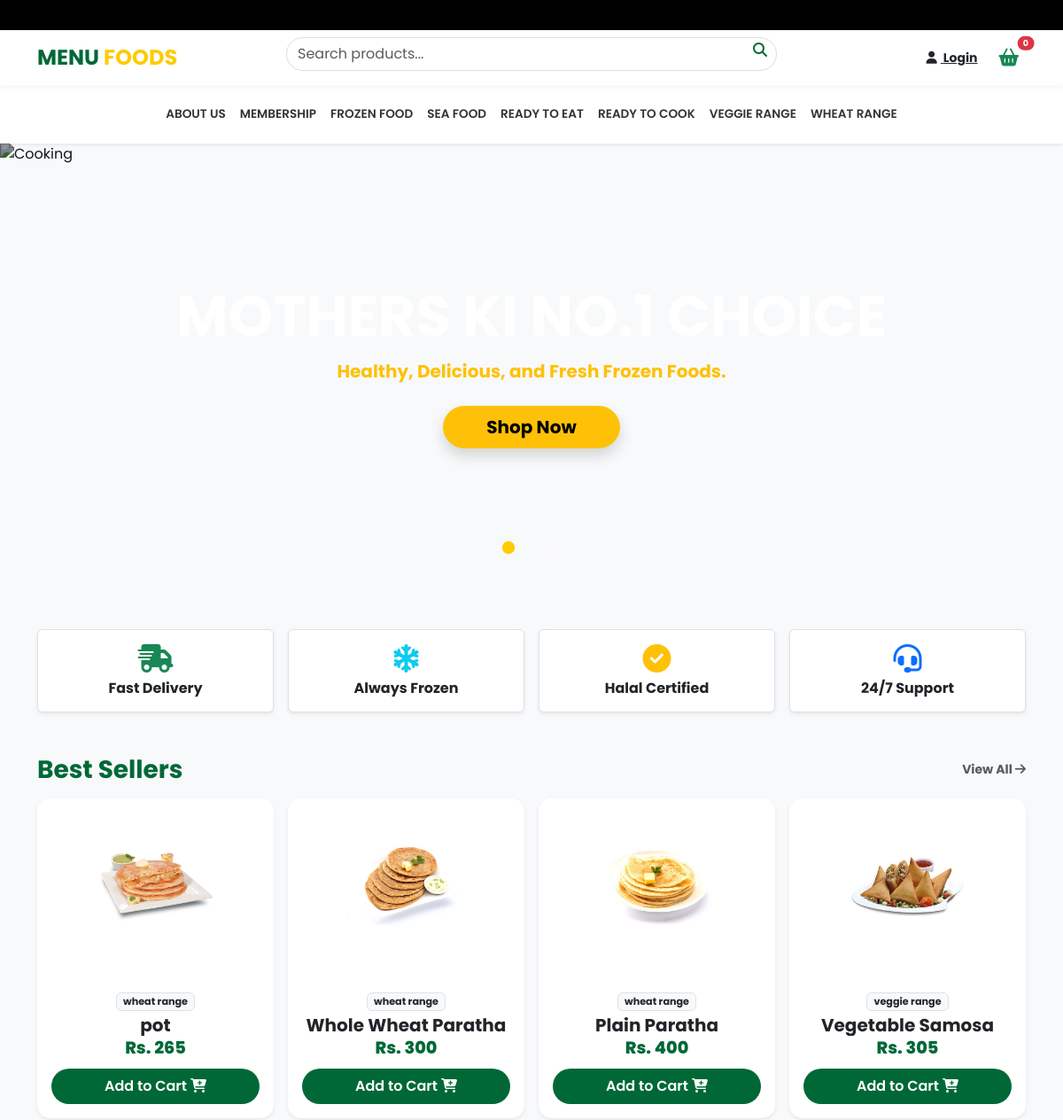
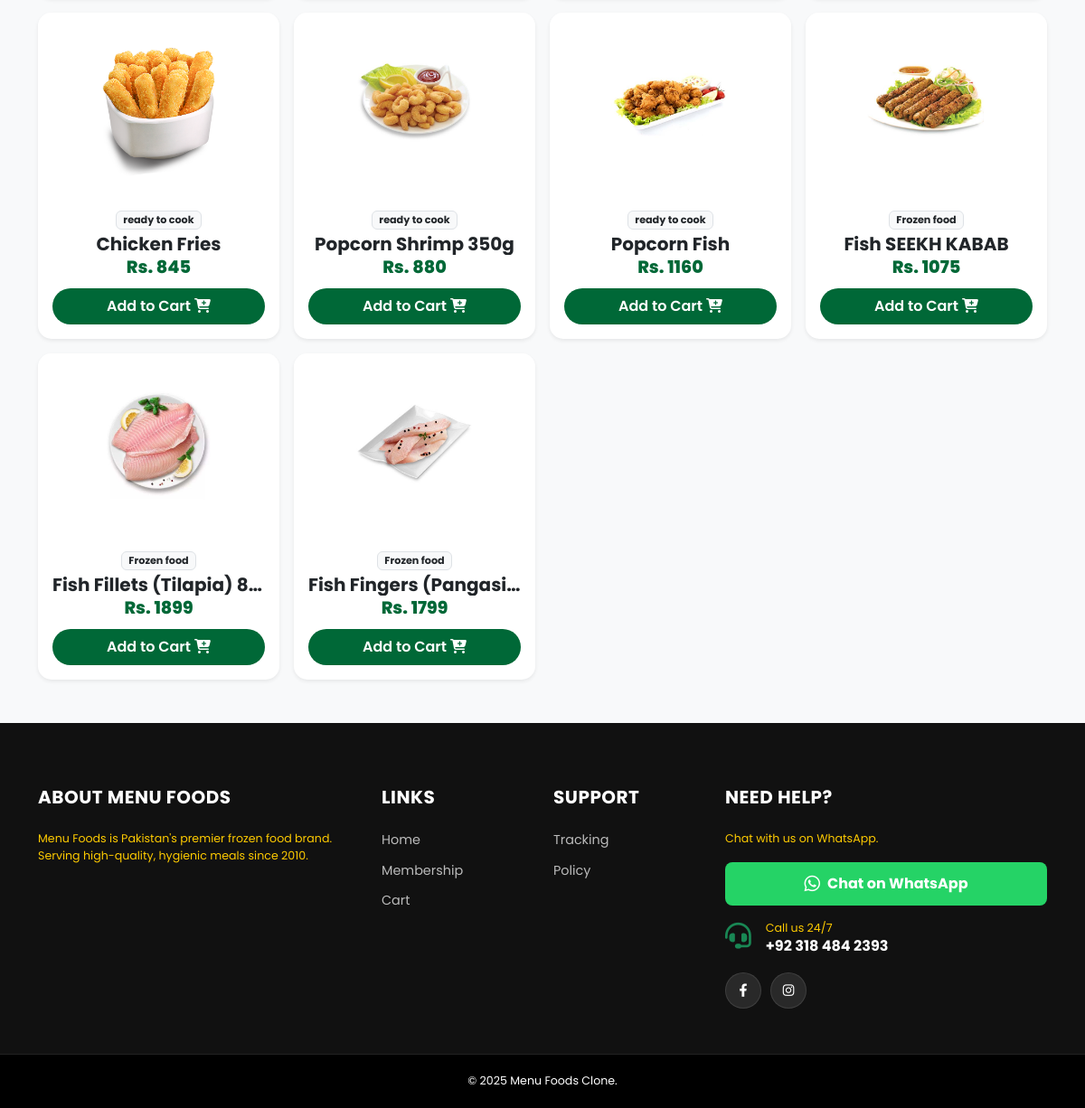
The page / on the database its author committed (2 pictures, top to bottom).
### store/models.py (models this page shows, shortened)
class Category(models.Model):
    name = models.CharField(max_length=100, unique=True)
    image = models.ImageField(upload_to='categories/', blank=True, null=True)
    class Meta: verbose_name_plural = "Categories"

class Product(models.Model):
    categories = models.ManyToManyField(Category, related_name='products')
    name = models.CharField(max_length=200)
    description = models.TextField(blank=True)
    price = models.DecimalField(max_digits=10, decimal_places=2)
    image = models.ImageField(upload_to='products/')
    is_available = models.BooleanField(default=True)
    @property
    def category(self): return self.categories.first()

### store/views.py (the view)
# urls.py: path('', views.home, name='home'),
def home(request): return render(request, 'store/home.html', {'categories': Category.objects.all(), 'products': Product.objects.filter(is_available=True)})

### orders/context_processors.py (called while the page is built)
def cart_count(request):
    cart = request.session.get('cart', {})
    return {'cart_item_count': sum(cart.values())}

### templates/store/home.html (shortened to what this page needs)
{% extends 'store/base.html' %}
{% load static %}
{% block content %}
<div class="position-relative mb-4 mb-md-5">
    <div id="heroCarousel" class="carousel slide" data-bs-ride="carousel" data-bs-interval="3000">
        <div class="carousel-indicators">
            <button type="button" data-bs-target="#heroCarousel" data-bs-slide-to="0" class="active"></button>
            <button type="button" data-bs-target="#heroCarousel" data-bs-slide-to="1"></button>
            <button type="button" data-bs-target="#heroCarousel" data-bs-slide-to="2"></button>
        </div>
        <div class="carousel-inner">
            <div class="carousel-item active"><img src="https://images.unsplash.com/photo-1555939594-58d7cb561ad1?ixlib=rb-1.2.1&auto=format&fit=crop&w=1950&q=80" class="d-block w-100" alt="Cooking"></div>
        </div>
    </div>
    <div class="hero-overlay-content">
        <h1 class="display-3 fw-bold text-shadow mb-2">MOTHERS KI NO.1 CHOICE</h1>
        <p class="lead mb-4 fw-bold text-warning text-shadow">Healthy, Delicious, and Fresh Frozen Foods.</p>
        <a href="#featured" class="btn btn-warning btn-lg rounded-pill px-5 fw-bold shadow hover-scale">Shop Now</a>
    </div>
</div>
<div class="container mb-4 mb-md-5">
    <div class="row text-center g-3">
        <div class="col-6 col-md-3"><div class="p-3 border rounded bg-white shadow-sm h-100"><i class="fas fa-shipping-fast fa-2x text-success mb-2"></i><h6 class="fw-bold m-0">Fast Delivery</h6></div></div>
        <div class="col-6 col-md-3"><div class="p-3 border rounded bg-white shadow-sm h-100"><i class="fas fa-snowflake fa-2x text-info mb-2"></i><h6 class="fw-bold m-0">Always Frozen</h6></div></div>
        <div class="col-6 col-md-3"><div class="p-3 border rounded bg-white shadow-sm h-100"><i class="fas fa-check-circle fa-2x text-warning mb-2"></i><h6 class="fw-bold m-0">Halal Certified</h6></div></div>
        <div class="col-6 col-md-3"><div class="p-3 border rounded bg-white shadow-sm h-100"><i class="fas fa-headset fa-2x text-primary mb-2"></i><h6 class="fw-bold m-0">24/7 Support</h6></div></div>
    </div>
</div>
<div class="container pb-5" id="featured">
    <div class="d-flex justify-content-between align-items-center mb-3">
        <h3 class="fw-bold m-0" style="color: var(--primary-green);">Best Sellers</h3>
        <a href="#" class="text-decoration-none text-muted small fw-bold">View All <i class="fas fa-arrow-right"></i></a>
    </div>
    <div class="row g-3">
        {% for product in products %}
        <div class="col-6 col-md-3">
            <div class="product-card h-100 shadow-sm">
                <a href="{% url 'product_detail' product.id %}" class="product-img-wrapper">
                    {% if product.image %}
                        <img src="{{ product.image.url }}" alt="{{ product.name }}">
                    {% else %}
                        <img src="https://via.placeholder.com/200x200?text=No+Image" alt="No Image">
                    {% endif %}
                </a>
                <div class="card-body text-center d-flex flex-column p-3">
                    <div class="mb-1"><span class="badge bg-light text-dark border" style="font-size: 0.7rem;">{{ product.category.name|default:"General" }}</span></div>
                    <h5 class="card-title fw-bold text-dark text-truncate w-100"><a href="{% url 'product_detail' product.id %}" class="text-decoration-none text-dark">{{ product.name }}</a></h5>
                    <div class="mt-auto">
                        <p class="price-tag mb-2">Rs. {{ product.price|floatformat:0 }}</p>
                        <form action="{% url 'add_to_cart' product.id %}" method="POST">
                            <button type="submit" class="btn btn-add-cart"><span class="d-none d-md-inline">Add to Cart</span><span class="d-inline d-md-none">Add</span><i class="fas fa-cart-plus ms-1"></i></button>
                        </form>
                    </div>
                </div>
            </div>
        </div>
        {% endfor %}
    </div>
</div>
{% endblock %}

### templates/store/base.html (shortened to what this page needs)
{% load static %}
<!DOCTYPE html>
<html lang="en">
<head>
    <link href="https://cdn.jsdelivr.net/npm/bootstrap@5.3.0/dist/css/bootstrap.min.css" rel="stylesheet">
    <link rel="stylesheet" href="https://cdnjs.cloudflare.com/ajax/libs/font-awesome/6.4.0/css/all.min.css">
    <link rel="stylesheet" href="https://cdnjs.cloudflare.com/ajax/libs/viewerjs/1.11.3/viewer.min.css">
</head>
<body>
    <div class="top-bar"><div class="marquee-text">Order now for fresh stock! Deliveries might be slightly delayed. | Call us 24/7 at +92 318 484 2393 | Free Delivery for Members!</div></div>
    <div class="main-header sticky-top">
        <div class="container">
            <div class="row align-items-center g-2">
                <div class="col-6 col-lg-3 d-flex align-items-center">
                    <a href="{% url 'home' %}" class="text-decoration-none">
                        <h4 class="m-0 fw-bold" style="color: var(--primary-green);">MENU <span style="color: var(--accent-yellow);">FOODS</span></h4>
                    </a>
                </div>
                <div class="col-6 col-lg-3 text-end d-flex align-items-center justify-content-end order-lg-3 mobile-actions gap-3">
                    {% if user.is_authenticated %}
                        <div class="dropdown">
                            <a class="text-dark text-decoration-none small fw-bold dropdown-toggle d-flex align-items-center" href="#" data-bs-toggle="dropdown">
                                <i class="fas fa-user-circle fa-lg text-success me-1"></i>
                                <span class="d-none d-lg-inline">{{ user.username }}</span>
                                <span class="d-lg-none">{{ user.username|slice:":6" }}..</span>
                            </a>
                            <ul class="dropdown-menu dropdown-menu-end shadow border-0" style="z-index: 1050;">
                                <li><span class="dropdown-item-text small text-muted">Hi, {{ user.username }}</span></li>
                                <li><hr class="dropdown-divider"></li>
                                <li><a class="dropdown-item small" href="{% url 'my_orders' %}">My Orders</a></li>
                                {% if user.is_superuser %}<li><a class="dropdown-item small text-primary" href="{% url 'admin_dashboard' %}">Admin Panel</a></li>{% endif %}
                                <li><a class="dropdown-item small text-danger" href="{% url 'logout' %}">Logout</a></li>
                            </ul>
                        </div>
                    {% else %}
                        <a href="{% url 'login' %}" class="text-dark small fw-bold"><i class="fas fa-user me-1"></i> Login</a>
                    {% endif %}
                    <a href="{% url 'cart_page' %}" class="btn btn-outline-success rounded-pill position-relative border-0 fw-bold p-1 px-2">
                        <i class="fas fa-shopping-basket fa-lg"></i>
                        <span id="cart-badge" class="position-absolute top-0 start-100 translate-middle badge rounded-pill bg-danger" style="font-size: 0.6rem;">{{ cart_item_count|default:"0" }}</span>
                    </a>
                </div>
                <div class="col-12 col-lg-6 order-lg-2 mt-2 mt-lg-0">
                    <form class="search-box d-flex position-relative" action="{% url 'search' %}" method="GET">
                        <input class="form-control search-input" type="search" name="q" placeholder="Search products..." value="{{ request.GET.q }}">
                        <button class="search-btn" type="submit"><i class="fas fa-search"></i></button>
                    </form>
                </div>
            </div>
        </div>
    </div>
    <nav class="navbar navbar-expand-lg navbar-custom shadow-sm bg-white d-none d-lg-block">
        <div class="container justify-content-center">
            <ul class="navbar-nav">
                <li class="nav-item"><a class="nav-link" href="{% url 'about' %}">ABOUT US</a></li>
                <li class="nav-item"><a class="nav-link" href="{% url 'membership' %}">MEMBERSHIP</a></li>
                {% for cat in categories %}
                    <li class="nav-item"><a class="nav-link" href="{% url 'category_view' cat.id %}">{{ cat.name|upper }}</a></li>
                {% endfor %}
            </ul>
        </div>
    </nav>
    <div style="flex: 1;">{% block content %}{% endblock %}</div>
    <footer>
        <div class="container">
            <div class="row g-4">
                <div class="col-lg-4 col-md-6">
                    <h5 class="text-white">About Menu Foods</h5>
                    <p class="small mb-4" style="color: var(--accent-yellow);">
                        Menu Foods is Pakistan's premier frozen food brand. Serving high-quality, hygienic meals since 2010.
                    </p>
                </div>
                <div class="col-lg-2 col-md-6 col-6">
                    <h5>Links</h5>
                    <ul>
                        <li><a href="{% url 'home' %}">Home</a></li>
                        <li><a href="{% url 'membership' %}">Membership</a></li>
                        <li><a href="{% url 'cart_page' %}">Cart</a></li>
                    </ul>
                </div>
                <div class="col-lg-2 col-md-6 col-6">
                    <h5>Support</h5>
                    <ul>
                        <li><a href="{% url 'my_orders' %}">Tracking</a></li>
                        <li><a href="{% url 'about' %}">Policy</a></li>
                    </ul>
                </div>
                <div class="col-lg-4 col-md-6">
                    <h5>Need Help?</h5>
                    <p class="small mb-3" style="color: var(--accent-yellow);">Chat with us on WhatsApp.</p>
                    <a href="https://wa.me/923184842393" target="_blank" class="btn w-100 mb-3 d-flex align-items-center justify-content-center" style="background-color: #25D366; color: white; font-weight: bold; border:none; padding: 12px; border-radius: 8px;">
                        <i class="fab fa-whatsapp fa-lg me-2"></i> Chat on WhatsApp
                    </a>
                    <div class="d-flex align-items-center mb-3">
                        <i class="fas fa-headset fa-2x text-success me-3"></i>
                        <div>
                            <p class="mb-0 small" style="color: var(--accent-yellow);">Call us 24/7</p>
                            <h6 class="text-white fw-bold m-0">+92 318 484 2393</h6>
                        </div>
                    </div>
                    <div class="footer-social">
                        <a href="https://web.facebook.com/profile.php?id=61584493205748" target="_blank"><i class="fab fa-facebook-f"></i></a>
                        <a href="#" target="_blank"><i class="fab fa-instagram"></i></a>
                    </div>
                </div>
            </div>
        </div>
        <div class="footer-bottom">
            <div class="container text-center">
                <p class="mb-0 small text-white">&copy; 2025 Menu Foods Clone.</p>
            </div>
        </div>
    </footer>
</body>
</html>

### templates/store/base.html (style rules this page uses)
:root { --primary-green: #006837; --accent-yellow: #fecb00; --light-bg: #f8f9fa; }
body { font-family: 'Poppins', sans-serif; background-color: var(--light-bg); display: flex; flex-direction: column; min-height: 100vh; }
.top-bar { background-color: #000; color: #fff; font-size: 0.75rem; padding: 8px 0; overflow: hidden; white-space: nowrap; }
.marquee-text { display: inline-block; padding-left: 100%; animation: marquee 15s linear infinite; }
.main-header { background-color: #fff; padding: 15px 0; box-shadow: 0 2px 10px rgba(0,0,0,0.05); }
.search-input { border-radius: 50px; padding-right: 40px; border: 1px solid #ddd; }
.search-btn { position: absolute; right: 5px; top: 2px; background: none; border: none; color: var(--primary-green); }
.navbar-custom .nav-link { color: #333; font-weight: 600; font-size: 0.85rem; padding: 15px 15px; transition: 0.3s; }
footer { background-color: #111; color: #bbb; margin-top: auto; padding-top: 70px; font-size: 0.9rem; }
footer h5 { color: #fff; font-weight: 700; margin-bottom: 25px; text-transform: uppercase; letter-spacing: 0.5px; }
footer ul { list-style: none; padding: 0; }
footer ul li { margin-bottom: 12px; }
footer ul li a { color: #bbb; text-decoration: none; transition: 0.3s; }
.footer-social { display: flex; gap: 10px; margin-top: 20px; }
.footer-social a { display: flex; width: 40px; height: 40px; background: rgba(255, 255, 255, 0.1); color: #fff !important; align-items: center; justify-content: center; border-radius: 50%; text-decoration: none; transition: all 0.3s ease; border: 1px solid rgba(255, 255, 255, 0.1); }
.footer-bottom { background: #000; padding: 20px 0; margin-top: 50px; border-top: 1px solid #222; }

### templates/store/home.html (style rules this page uses)
#heroCarousel { position: relative; height: 500px; overflow: hidden; }
.carousel-item { height: 500px; }
.carousel-item img { height: 100%; width: 100%; object-fit: cover; filter: brightness(0.6); }
.hero-overlay-content { position: absolute; top: 0; left: 0; right: 0; bottom: 0; display: flex; flex-direction: column; justify-content: center; align-items: center; text-align: center; z-index: 10; color: white; padding: 20px; }
.carousel-indicators { bottom: 20px; }
.carousel-indicators button { width: 12px !important; height: 12px !important; border-radius: 50%; background-color: rgba(255, 255, 255, 0.5) !important; border: 2px solid transparent !important; margin: 0 5px !important; transition: all 0.3s ease; }
.carousel-indicators button.active { background-color: #fecb00 !important; transform: scale(1.2); opacity: 1; }
.product-card { border: none; border-radius: 15px; transition: all 0.3s ease; background: #fff; overflow: hidden; position: relative; }
.product-img-wrapper { height: 200px; overflow: hidden; display: flex; align-items: center; justify-content: center; background-color: #fff; }
.product-img-wrapper img { max-height: 100%; max-width: 100%; transition: transform 0.5s ease; }
.price-tag { color: var(--primary-green); font-weight: 800; font-size: 1.2rem; }
.btn-add-cart { background-color: var(--primary-green); color: white; border-radius: 50px; font-weight: 600; padding: 8px 20px; transition: 0.2s; width: 100%; border: none; }

### rows shown on the page
Category: name "FROZEN FOOD"
Category: name "SEA FOOD"
Category: name "READY TO EAT"
Category: name "READY TO COOK"
Category: name "VEGGIE RANGE"
Category: name "WHEAT RANGE"
Product: image (picture), category.name "wheat range", name "pot", price "265"
Product: image (picture), category.name "wheat range", name "Whole Wheat Paratha", price "300"
Product: image (picture), category.name "wheat range", name "Plain Paratha", price "400"
Product: image (picture), category.name "veggie range", name "Vegetable Samosa", price "305"
Product: image (picture), category.name "ready to cook", name "Chicken Fries", price "845"
Product: image (picture), category.name "ready to cook", name "Popcorn Shrimp 350g", price "880"
Product: image (picture), category.name "ready to cook", name "Popcorn Fish", price "1160"
Product: image (picture), category.name "Frozen food", name "Fish SEEKH KABAB", price "1075"
Product: image (picture), category.name "Frozen food", name "Fish Fillets (Tilapia) 8…", price "1899"
Product: image (picture), category.name "Frozen food", name "Fish Fingers (Pangasi…", price "1799"

### other values the page prints
{{ cart_item_count|default:"0" }} "0"
